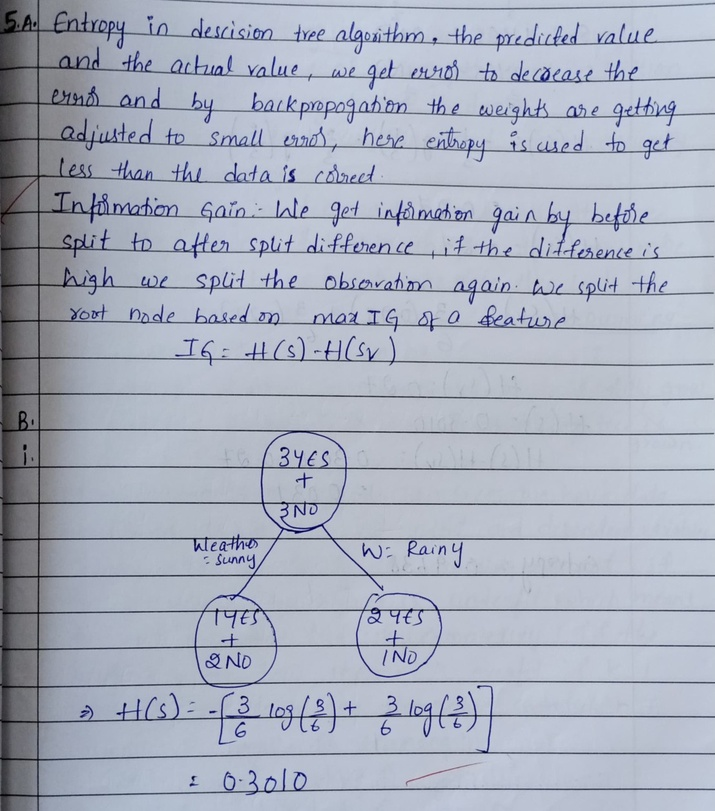
#> input picture ML_dataset/A/page_1.jpg, 715 x 811 px, shrunk from 1107 x 1257 before the run; its folder holds only this picture in this run
$ python 01_create_patches.py
#> lines starting #> are read from the running program, lines starting #| are printed output that depends on the picture; after the words box and inside, x2 and y2 are one past the last pixel; in counts of white or black regions, pixels touching at a corner belong together
# ============================================================
# 01_create_patches.py
#
# Purpose:
#   1. Read ML_dataset
#   2. Split pages into train/test PER WRITER
#   3. Divide each page into 4 x 4 patches
#   4. Remove mostly blank patches
#   5. Save patches + metadata
#
# NO MACHINE LEARNING HAPPENS IN THIS FILE.
# ============================================================

from pathlib import Path
from PIL import Image
import csv
import random
import numpy as np


# ============================================================
# CONFIGURATION
# ============================================================

DATASET_DIR = Path("ML_dataset")

OUTPUT_DIR = Path("patch_dataset")

RANDOM_SEED = 42

# Each writer has 5 pages.
# We use 3 for training and 2 for testing.
TRAIN_PAGES_PER_WRITER = 3
TEST_PAGES_PER_WRITER = 2

# Minimum amount of dark content required.
#
# This is deliberately conservative.
# We can tune this later after inspecting the results.
MIN_INK_RATIO = 0.015


# ============================================================
# RANDOM SEED
# ============================================================

random.seed(RANDOM_SEED)


# ============================================================
# FUNCTIONS
# ============================================================

def is_image_file(path):
    """
    Check whether a file is an image.
    """

    return path.suffix.lower() in {
        ".jpg",
        ".jpeg",
        ".png",
        ".bmp"
    }


def calculate_ink_ratio(image):
    """
    Estimate how much dark content exists in a patch.

    This is NOT meant to perfectly identify handwriting.
    It is only used to remove patches that are almost completely
    blank.

    Notebook lines / shadows may also contribute slightly.
    """

    gray = image.convert("L")

    array = np.asarray(gray)

    # Pixels below 180 are treated as dark.
    dark_pixels = array < 180

    ratio = dark_pixels.mean()

    return float(ratio)


def create_16_patches(image):
    """
    Create the exact 4 x 4 layout described in the project.

    For a 2100 x 2400 image:

        width  = 2100
        height = 2400

    We get:

        columns:
            600
            600
            600
            300

        rows:
            600
            600
            600
            600

    Therefore:

        12 patches = 600 x 600
        4 patches  = 300 x 600

    Returns:
        list of (patch_number, patch_image, ink_ratio)
    """

    width, height = image.size

    # --------------------------------------------------------
    # Height:
    # Divide into four equal horizontal bands.
    # --------------------------------------------------------

    row_height = height // 4

    # --------------------------------------------------------
    # Width:
    #
    # We want each of the first three columns to have the
    # same width as one row height.
    #
    # Example:
    #
    # height = 2400
    # row_height = 600
    #
    # width = 2100
    #
    # columns = 600, 600, 600, 300
    # --------------------------------------------------------

    standard_patch_width = row_height

    patches = []

    patch_number = 1

    for row in range(4):

        top = row * row_height

        if row < 3:
            bottom = (row + 1) * row_height
        else:
            bottom = height

        for col in range(4):

            left = col * standard_patch_width

            if col < 3:
                right = (col + 1) * standard_patch_width
            else:
                right = width

            # ------------------------------------------------
            # Safety check
            # ------------------------------------------------

            if left >= width:
                continue

            if right > width:
                right = width

            if top >= height:
                continue

            if bottom > height:
                bottom = height

            # ------------------------------------------------
            # Crop
            # ------------------------------------------------

            patch = image.crop(
                (left, top, right, bottom)
            )

            ink_ratio = calculate_ink_ratio(patch)

            patches.append(
                (
                    patch_number,
                    patch,
                    ink_ratio
                )
            )

            patch_number += 1

    return patches


# ============================================================
# MAIN
# ============================================================

def main():

    print("=" * 60)
    print("PATCH CREATION")
    print("=" * 60)

    # --------------------------------------------------------
    # Check dataset
    # --------------------------------------------------------

    if not DATASET_DIR.exists():

        raise FileNotFoundError(
            f"Dataset directory not found: "
            f"{DATASET_DIR}"
        )

    # --------------------------------------------------------
    # Find writer folders
    # --------------------------------------------------------

    writer_dirs = sorted(
        [
            p for p in DATASET_DIR.iterdir()
            if p.is_dir()
        ],
        key=lambda x: x.name
    )

    print(
        f"\nFound {len(writer_dirs)} writer folders."
    )

    if len(writer_dirs) != 40:

        print(
            f"WARNING: Expected 40 writers, "
            f"but found {len(writer_dirs)}."
        )

    # --------------------------------------------------------
    # Create output directories
    # --------------------------------------------------------

    train_output = OUTPUT_DIR / "train"

    test_output = OUTPUT_DIR / "test"

    train_output.mkdir(
        parents=True,
        exist_ok=True
    )

    test_output.mkdir(
        parents=True,
        exist_ok=True
    )

    # --------------------------------------------------------
    # Metadata
    # --------------------------------------------------------

    metadata = []

    total_pages = 0

    total_kept_patches = 0

    total_removed_patches = 0

    # --------------------------------------------------------
    # Process each writer
    # --------------------------------------------------------

    for writer_id, writer_dir in enumerate(writer_dirs):

        writer_name = writer_dir.name

        print(
            f"\nWriter {writer_id:02d}: {writer_name}"
        )

        # ----------------------------------------------------
        # Find images
        # ----------------------------------------------------

        image_files = sorted(
            [
                p for p in writer_dir.iterdir()
                if p.is_file() and is_image_file(p)
            ]
        )

        print(
            f"  Found {len(image_files)} images."
        )

        if len(image_files) != 5:

            print(
                f"  WARNING: Expected 5 pages "
                f"but found {len(image_files)}."
            )

        # ----------------------------------------------------
        # Shuffle pages
        # ----------------------------------------------------

        shuffled_pages = image_files.copy()

        random.shuffle(shuffled_pages)

        # ----------------------------------------------------
        # Split pages
        # ----------------------------------------------------

        train_pages = shuffled_pages[
            :TRAIN_PAGES_PER_WRITER
        ]

        test_pages = shuffled_pages[
            TRAIN_PAGES_PER_WRITER:
            TRAIN_PAGES_PER_WRITER + TEST_PAGES_PER_WRITER
        ]

        # ----------------------------------------------------
        # Process train and test
        # ----------------------------------------------------

        split_information = [
            ("train", train_pages, train_output),
            ("test", test_pages, test_output)
        ]

        for split_name, pages, split_output in split_information:

            writer_output = (
                split_output / writer_name
            )

            writer_output.mkdir(
                parents=True,
                exist_ok=True
            )

            for page_path in pages:

                total_pages += 1

                print(
                    f"    {split_name}: "
                    f"{page_path.name}"
                )

                # --------------------------------------------
                # Open image
                # --------------------------------------------

                image = Image.open(
                    page_path
                ).convert("RGB")
#> image is the input picture: PIL image 715x811 RGB; mean R, G, B 168.1, 174.4, 189.4

                width, height = image.size
#> width = 715; height = 811

                print(
                    f"      size: "
                    f"{width} x {height}"
                )
#|       size: 715 x 811

                # --------------------------------------------
                # Create 16 patches
                # --------------------------------------------

                patches = create_16_patches(
                    image
                )
#> the loop in create_16_patches, `for row in range(4): ` made 4 passes
#> top on passes 2 to 4: 202, 404, 606
#> pass 1, in calculate_ink_ratio, `gray = image.convert("L")`:
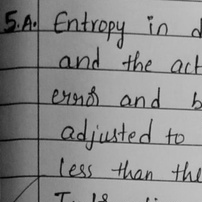
#> gray: PIL image 202x202 L; min 0, max 201, mean 140.1
#> pass 1, in calculate_ink_ratio, `dark_pixels = array < 180`:
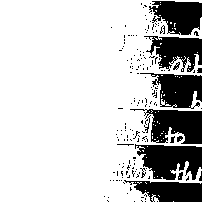
#> dark_pixels: shape (202, 202) bool; 78.7% white; 172 black regions (158 under 20 px), largest, box (x1, y1, x2, y2) and area: (135, 144, 202, 180) 1649, (130, 109, 202, 144) 1478, (140, 73, 202, 109) 1302
#> pass 1, in calculate_ink_ratio (call 2), `gray = image.convert("L")`:
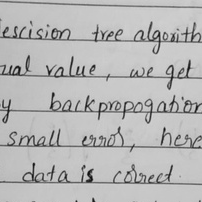
#> gray: PIL image 202x202 L; min 16, max 219, mean 183.1
#> pass 1, in calculate_ink_ratio (call 2), `dark_pixels = array < 180`:
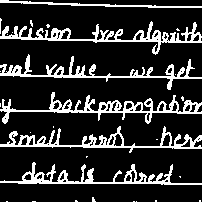
#> dark_pixels: shape (202, 202) bool; 17.7% white in thin lines or dots
#> after the loop in create_16_patches, `for row in range(4):`:
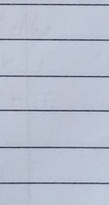
#> patch: PIL image 109x205 RGB; mean R, G, B 183.1, 190.3, 205.2
#> after the loop in create_16_patches, `for row in range(4):`: patch_number = 17; patches = 16 items
#> patches = 16 items

                # --------------------------------------------
                # Save patches
                # --------------------------------------------

                for (
                    patch_number,
                    patch,
                    ink_ratio
                ) in patches:

                    if ink_ratio < MIN_INK_RATIO:

                        total_removed_patches += 1

                        metadata.append(
                            {
                                "writer_id": writer_id,
                                "writer": writer_name,
                                "split": split_name,
                                "page": page_path.name,
                                "patch": patch_number,
                                "ink_ratio": ink_ratio,
                                "kept": 0,
                                "patch_path": ""
                            }
                        )

                        continue

                    # ----------------------------------------
                    # Patch filename
                    # ----------------------------------------

                    page_stem = page_path.stem

                    patch_filename = (
                        f"{page_stem}"
                        f"_patch_{patch_number:02d}.jpg"
                    )

                    patch_path = (
                        writer_output /
                        patch_filename
                    )

                    # ----------------------------------------
                    # Save
                    # ----------------------------------------

                    patch.save(
                        patch_path,
                        quality=95
                    )

                    total_kept_patches += 1

                    # ----------------------------------------
                    # Metadata
                    # ----------------------------------------

                    metadata.append(
                        {
                            "writer_id": writer_id,
                            "writer": writer_name,
                            "split": split_name,
                            "page": page_path.name,
                            "patch": patch_number,
                            "ink_ratio": ink_ratio,
                            "kept": 1,
                            "patch_path": str(patch_path)
                        }
                    )
#> this loop made 16 passes
#> (ink_ratio, patch_filename) on passes 1 to 12: (0.787, 'page_1_patch_01.jpg'), (0.177, 'page_1_patch_02.jpg'), (0.15, 'page_1_patch_03.jpg'), (0.12, 'page_1_patch_04.jpg'), (0.662, 'page_1_patch_05.jpg'), (0.176, 'page_1_patch_06.jpg'), (0.153, 'page_1_patch_07.jpg'), (0.101, 'page_1_patch_08.jpg'), (0.585, 'page_1_patch_09.jpg'), (0.145, 'page_1_patch_10.jpg'), (0.0717, 'page_1_patch_11.jpg'), (0.0587, 'page_1_patch_12.jpg')
#> pass 1, in main, `patch.save( patch_path, quality=95 )`:
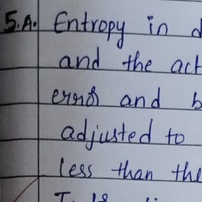
#> saved as page_1_patch_01.jpg: PIL image 202x202 RGB; mean R, G, B 135.6, 139.8, 152.9
#> pass 2, in main, `patch.save( patch_path, quality=95 )`:
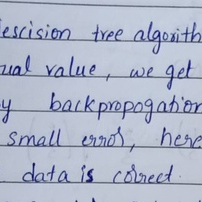
#> saved as page_1_patch_02.jpg: PIL image 202x202 RGB; mean R, G, B 175.5, 183, 202.9
#> after the loop, metadata = 16 items; total_kept_patches = 16; total_removed_patches = 0
#> pass 2 of the loop in main, `for writer_id, writer_dir in enumerate(writer_dirs):`:
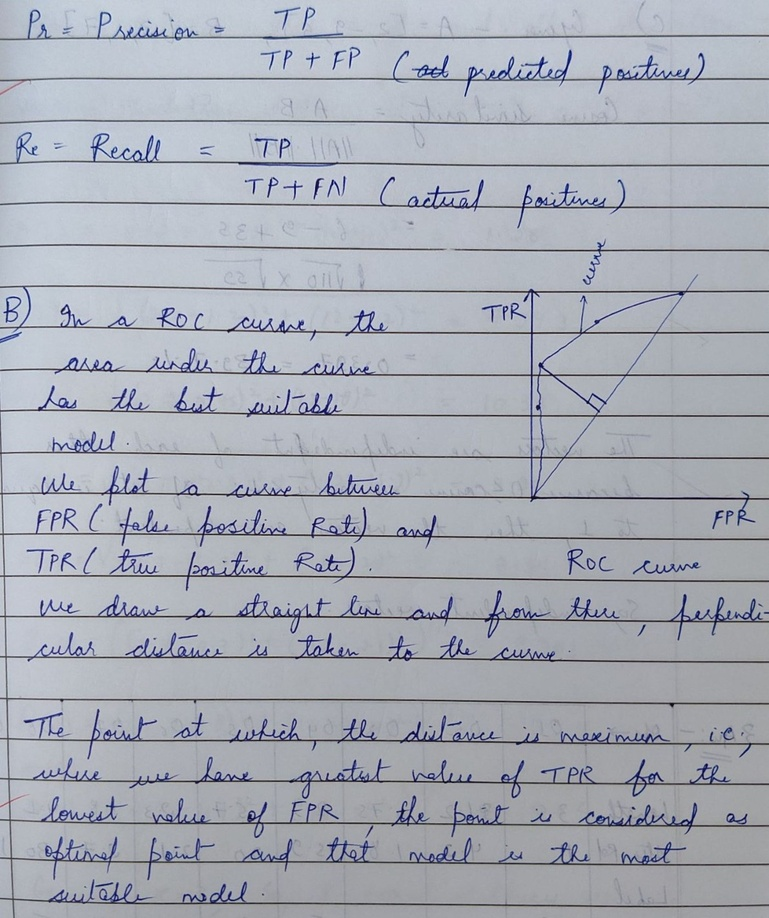
#> input picture ML_dataset/AA/page_5.jpg, 769 x 918 px, shrunk from 1191 x 1422 before the run
#> in main, image is the input picture: PIL image 769x918 RGB; mean R, G, B 167.5, 171.7, 181.6
#|       size: 769 x 918
#> the loop in create_16_patches (call 2), `for row in range(4): ` made 4 passes
#> top on passes 2 to 4: 229, 458, 687
#> pass 1, in calculate_ink_ratio (call 17), `dark_pixels = array < 180`:
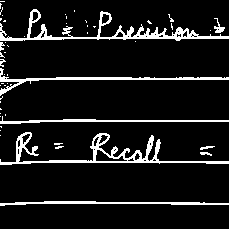
#> dark_pixels: shape (229, 229) bool; 9.5% white; 51 white regions (41 under 20 px), largest, box (x1, y1, x2, y2) and area: (0, 9, 229, 41) 1407, (0, 132, 229, 165) 1405, (0, 68, 229, 96) 750
#> the loop in main, `for ( patch_number, patch, ink_ratio ) in patches: ` made 16 passes
#> (ink_ratio, patch_filename) on passes 1 to 8: (0.0952, 'page_5_patch_01.jpg'), (0.121, 'page_5_patch_02.jpg'), (0.13, 'page_5_patch_03.jpg'), (0.133, 'page_5_patch_04.jpg'), (0.13, 'page_5_patch_05.jpg'), (0.151, 'page_5_patch_06.jpg'), (0.481, 'page_5_patch_07.jpg'), (0.919, 'page_5_patch_08.jpg')
#> pass 2, in main, `patch.save( patch_path, quality=95 )`:
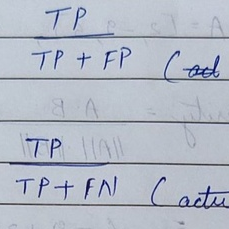
#> saved as page_5_patch_02.jpg: PIL image 229x229 RGB; mean R, G, B 179.4, 186.1, 198.5

    # ========================================================
    # SAVE METADATA CSV
    # ========================================================

    metadata_path = (
        OUTPUT_DIR / "metadata.csv"
    )

    with open(
        metadata_path,
        "w",
        newline="",
        encoding="utf-8"
    ) as f:

        fieldnames = [
            "writer_id",
            "writer",
            "split",
            "page",
            "patch",
            "ink_ratio",
            "kept",
            "patch_path"
        ]

        writer = csv.DictWriter(
            f,
            fieldnames=fieldnames
        )

        writer.writeheader()

        writer.writerows(metadata)

    # ========================================================
    # SUMMARY
    # ========================================================

    print("\n")
    print("=" * 60)
    print("PATCH CREATION COMPLETE")
    print("=" * 60)

    print(
        f"Total pages processed: "
        f"{total_pages}"
    )

    print(
        f"Patches kept: "
        f"{total_kept_patches}"
    )

    print(
        f"Patches removed: "
        f"{total_removed_patches}"
    )

    print(
        f"Metadata saved to: "
        f"{metadata_path}"
    )

    print(
        f"\nPatch dataset saved to: "
        f"{OUTPUT_DIR}"
    )

    print("\nTrain structure:")
    print(
        "patch_dataset/train/<writer>/..."
    )

    print("\nTest structure:")
    print(
        "patch_dataset/test/<writer>/..."
    )


# ============================================================
# RUN
# ============================================================

if __name__ == "__main__":
    main()
